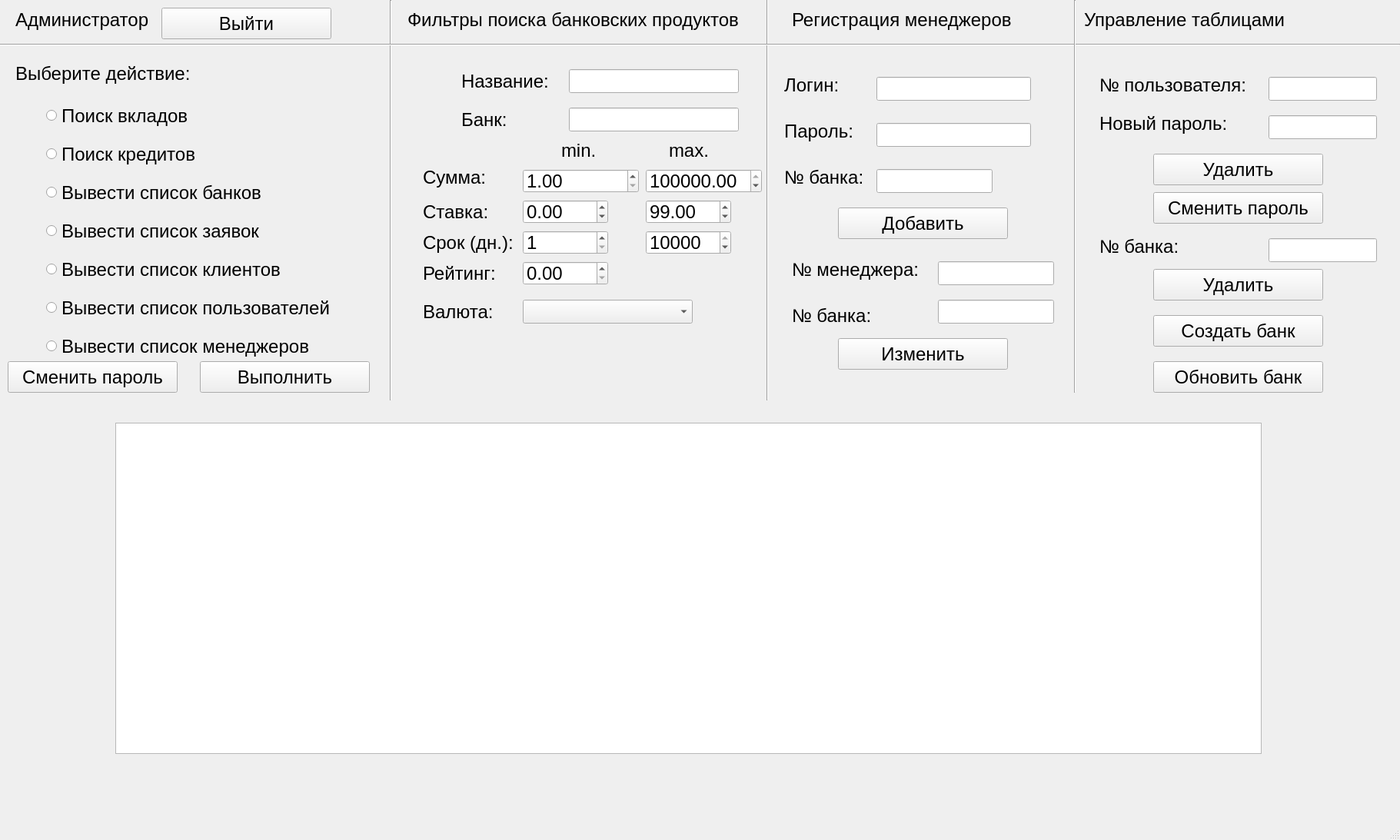
<?xml version="1.0" encoding="UTF-8"?>
<ui version="4.0">
 <class>AdminWindow</class>
 <widget class="QMainWindow" name="AdminWindow">
  <property name="geometry">
   <rect>
    <x>0</x>
    <y>0</y>
    <width>1821</width>
    <height>1093</height>
   </rect>
  </property>
  <property name="font">
   <font>
    <pointsize>18</pointsize>
   </font>
  </property>
  <property name="windowTitle">
   <string>BankProducts Application</string>
  </property>
  <widget class="QWidget" name="centralwidget">
   <widget class="QRadioButton" name="r1">
    <property name="geometry">
     <rect>
      <x>60</x>
      <y>130</y>
      <width>281</width>
      <height>41</height>
     </rect>
    </property>
    <property name="font">
     <font>
      <pointsize>18</pointsize>
     </font>
    </property>
    <property name="text">
     <string>Поиск вкладов</string>
    </property>
   </widget>
   <widget class="QRadioButton" name="r3">
    <property name="geometry">
     <rect>
      <x>60</x>
      <y>230</y>
      <width>431</width>
      <height>41</height>
     </rect>
    </property>
    <property name="font">
     <font>
      <pointsize>18</pointsize>
     </font>
    </property>
    <property name="text">
     <string>Вывести список банков</string>
    </property>
   </widget>
   <widget class="QLabel" name="label_2">
    <property name="geometry">
     <rect>
      <x>20</x>
      <y>80</y>
      <width>251</width>
      <height>31</height>
     </rect>
    </property>
    <property name="font">
     <font>
      <pointsize>18</pointsize>
     </font>
    </property>
    <property name="text">
     <string>Выберите действие:</string>
    </property>
   </widget>
   <widget class="QPushButton" name="search">
    <property name="geometry">
     <rect>
      <x>260</x>
      <y>470</y>
      <width>221</width>
      <height>41</height>
     </rect>
    </property>
    <property name="font">
     <font>
      <pointsize>18</pointsize>
     </font>
    </property>
    <property name="text">
     <string>Выполнить</string>
    </property>
   </widget>
   <widget class="QLabel" name="label">
    <property name="geometry">
     <rect>
      <x>20</x>
      <y>0</y>
      <width>181</width>
      <height>51</height>
     </rect>
    </property>
    <property name="font">
     <font>
      <pointsize>18</pointsize>
     </font>
    </property>
    <property name="text">
     <string>Администратор</string>
    </property>
   </widget>
   <widget class="QRadioButton" name="r2">
    <property name="geometry">
     <rect>
      <x>60</x>
      <y>180</y>
      <width>351</width>
      <height>41</height>
     </rect>
    </property>
    <property name="font">
     <font>
      <pointsize>18</pointsize>
     </font>
    </property>
    <property name="text">
     <string>Поиск кредитов</string>
    </property>
   </widget>
   <widget class="Line" name="line">
    <property name="geometry">
     <rect>
      <x>500</x>
      <y>0</y>
      <width>16</width>
      <height>521</height>
     </rect>
    </property>
    <property name="font">
     <font>
      <pointsize>18</pointsize>
     </font>
    </property>
    <property name="orientation">
     <enum>Qt::Vertical</enum>
    </property>
   </widget>
   <widget class="QTableWidget" name="tableWidget">
    <property name="geometry">
     <rect>
      <x>150</x>
      <y>550</y>
      <width>1491</width>
      <height>431</height>
     </rect>
    </property>
    <property name="font">
     <font>
      <pointsize>18</pointsize>
     </font>
    </property>
   </widget>
   <widget class="QLabel" name="label_10">
    <property name="geometry">
     <rect>
      <x>1030</x>
      <y>10</y>
      <width>361</width>
      <height>31</height>
     </rect>
    </property>
    <property name="font">
     <font>
      <pointsize>18</pointsize>
     </font>
    </property>
    <property name="text">
     <string>Регистрация менеджеров</string>
    </property>
   </widget>
   <widget class="QLabel" name="label_3">
    <property name="geometry">
     <rect>
      <x>530</x>
      <y>-10</y>
      <width>451</width>
      <height>71</height>
     </rect>
    </property>
    <property name="font">
     <font>
      <pointsize>18</pointsize>
     </font>
    </property>
    <property name="text">
     <string>Фильтры поиска банковских продуктов</string>
    </property>
   </widget>
   <widget class="Line" name="line_3">
    <property name="geometry">
     <rect>
      <x>990</x>
      <y>-10</y>
      <width>16</width>
      <height>531</height>
     </rect>
    </property>
    <property name="font">
     <font>
      <pointsize>18</pointsize>
     </font>
    </property>
    <property name="orientation">
     <enum>Qt::Vertical</enum>
    </property>
   </widget>
   <widget class="Line" name="line_2">
    <property name="geometry">
     <rect>
      <x>0</x>
      <y>50</y>
      <width>1821</width>
      <height>16</height>
     </rect>
    </property>
    <property name="font">
     <font>
      <pointsize>18</pointsize>
     </font>
    </property>
    <property name="orientation">
     <enum>Qt::Horizontal</enum>
    </property>
   </widget>
   <widget class="QPushButton" name="exit">
    <property name="geometry">
     <rect>
      <x>210</x>
      <y>10</y>
      <width>221</width>
      <height>41</height>
     </rect>
    </property>
    <property name="font">
     <font>
      <pointsize>18</pointsize>
     </font>
    </property>
    <property name="text">
     <string>Выйти</string>
    </property>
   </widget>
   <widget class="QLineEdit" name="nameEdit">
    <property name="geometry">
     <rect>
      <x>740</x>
      <y>90</y>
      <width>221</width>
      <height>31</height>
     </rect>
    </property>
   </widget>
   <widget class="QLineEdit" name="bankEdit">
    <property name="geometry">
     <rect>
      <x>740</x>
      <y>140</y>
      <width>221</width>
      <height>31</height>
     </rect>
    </property>
   </widget>
   <widget class="QLabel" name="label_4">
    <property name="geometry">
     <rect>
      <x>730</x>
      <y>170</y>
      <width>61</width>
      <height>51</height>
     </rect>
    </property>
    <property name="font">
     <font>
      <pointsize>18</pointsize>
     </font>
    </property>
    <property name="text">
     <string>min.</string>
    </property>
   </widget>
   <widget class="QLabel" name="label_5">
    <property name="geometry">
     <rect>
      <x>870</x>
      <y>170</y>
      <width>61</width>
      <height>51</height>
     </rect>
    </property>
    <property name="font">
     <font>
      <pointsize>18</pointsize>
     </font>
    </property>
    <property name="text">
     <string>max.</string>
    </property>
   </widget>
   <widget class="QLabel" name="label_6">
    <property name="geometry">
     <rect>
      <x>550</x>
      <y>210</y>
      <width>101</width>
      <height>41</height>
     </rect>
    </property>
    <property name="font">
     <font>
      <pointsize>18</pointsize>
     </font>
    </property>
    <property name="text">
     <string>Сумма:</string>
    </property>
   </widget>
   <widget class="QLabel" name="label_7">
    <property name="geometry">
     <rect>
      <x>550</x>
      <y>260</y>
      <width>101</width>
      <height>31</height>
     </rect>
    </property>
    <property name="font">
     <font>
      <pointsize>18</pointsize>
     </font>
    </property>
    <property name="text">
     <string>Ставка:</string>
    </property>
   </widget>
   <widget class="QLabel" name="label_8">
    <property name="geometry">
     <rect>
      <x>550</x>
      <y>300</y>
      <width>121</width>
      <height>31</height>
     </rect>
    </property>
    <property name="font">
     <font>
      <pointsize>18</pointsize>
     </font>
    </property>
    <property name="text">
     <string>Срок (дн.):</string>
    </property>
   </widget>
   <widget class="QLabel" name="label_9">
    <property name="geometry">
     <rect>
      <x>550</x>
      <y>340</y>
      <width>101</width>
      <height>31</height>
     </rect>
    </property>
    <property name="font">
     <font>
      <pointsize>18</pointsize>
     </font>
    </property>
    <property name="text">
     <string>Рейтинг:</string>
    </property>
   </widget>
   <widget class="QLabel" name="label_11">
    <property name="geometry">
     <rect>
      <x>600</x>
      <y>90</y>
      <width>131</width>
      <height>31</height>
     </rect>
    </property>
    <property name="font">
     <font>
      <pointsize>18</pointsize>
     </font>
    </property>
    <property name="text">
     <string>Название:</string>
    </property>
   </widget>
   <widget class="QLabel" name="label_12">
    <property name="geometry">
     <rect>
      <x>600</x>
      <y>140</y>
      <width>101</width>
      <height>31</height>
     </rect>
    </property>
    <property name="font">
     <font>
      <pointsize>18</pointsize>
     </font>
    </property>
    <property name="text">
     <string>Банк:</string>
    </property>
   </widget>
   <widget class="QDoubleSpinBox" name="min_sum">
    <property name="geometry">
     <rect>
      <x>680</x>
      <y>220</y>
      <width>151</width>
      <height>31</height>
     </rect>
    </property>
    <property name="minimum">
     <double>1.000000000000000</double>
    </property>
    <property name="maximum">
     <double>100000000.000000000000000</double>
    </property>
    <property name="singleStep">
     <double>10000.000000000000000</double>
    </property>
    <property name="value">
     <double>1.000000000000000</double>
    </property>
   </widget>
   <widget class="QDoubleSpinBox" name="max_sum">
    <property name="geometry">
     <rect>
      <x>840</x>
      <y>220</y>
      <width>151</width>
      <height>31</height>
     </rect>
    </property>
    <property name="minimum">
     <double>1.000000000000000</double>
    </property>
    <property name="maximum">
     <double>100000000.000000000000000</double>
    </property>
    <property name="singleStep">
     <double>10000.000000000000000</double>
    </property>
    <property name="value">
     <double>100000000.000000000000000</double>
    </property>
   </widget>
   <widget class="QDoubleSpinBox" name="min_rate">
    <property name="geometry">
     <rect>
      <x>680</x>
      <y>260</y>
      <width>111</width>
      <height>31</height>
     </rect>
    </property>
    <property name="minimum">
     <double>-99.989999999999995</double>
    </property>
   </widget>
   <widget class="QDoubleSpinBox" name="max_rate">
    <property name="geometry">
     <rect>
      <x>840</x>
      <y>260</y>
      <width>111</width>
      <height>31</height>
     </rect>
    </property>
    <property name="minimum">
     <double>-99.989999999999995</double>
    </property>
    <property name="value">
     <double>99.000000000000000</double>
    </property>
   </widget>
   <widget class="QSpinBox" name="min_time">
    <property name="geometry">
     <rect>
      <x>680</x>
      <y>300</y>
      <width>111</width>
      <height>31</height>
     </rect>
    </property>
    <property name="minimum">
     <number>1</number>
    </property>
    <property name="maximum">
     <number>10000</number>
    </property>
    <property name="singleStep">
     <number>10</number>
    </property>
   </widget>
   <widget class="QSpinBox" name="max_time">
    <property name="geometry">
     <rect>
      <x>840</x>
      <y>300</y>
      <width>111</width>
      <height>31</height>
     </rect>
    </property>
    <property name="minimum">
     <number>1</number>
    </property>
    <property name="maximum">
     <number>10000</number>
    </property>
    <property name="singleStep">
     <number>10</number>
    </property>
    <property name="value">
     <number>10000</number>
    </property>
   </widget>
   <widget class="QDoubleSpinBox" name="min_rating">
    <property name="geometry">
     <rect>
      <x>680</x>
      <y>340</y>
      <width>111</width>
      <height>31</height>
     </rect>
    </property>
    <property name="maximum">
     <double>5.000000000000000</double>
    </property>
    <property name="singleStep">
     <double>1.000000000000000</double>
    </property>
   </widget>
   <widget class="Line" name="line_4">
    <property name="geometry">
     <rect>
      <x>1390</x>
      <y>0</y>
      <width>16</width>
      <height>511</height>
     </rect>
    </property>
    <property name="font">
     <font>
      <pointsize>18</pointsize>
     </font>
    </property>
    <property name="orientation">
     <enum>Qt::Vertical</enum>
    </property>
   </widget>
   <widget class="QLabel" name="label_13">
    <property name="geometry">
     <rect>
      <x>1410</x>
      <y>10</y>
      <width>421</width>
      <height>31</height>
     </rect>
    </property>
    <property name="font">
     <font>
      <pointsize>18</pointsize>
     </font>
    </property>
    <property name="text">
     <string>Управление таблицами</string>
    </property>
   </widget>
   <widget class="QRadioButton" name="r4">
    <property name="geometry">
     <rect>
      <x>60</x>
      <y>280</y>
      <width>431</width>
      <height>41</height>
     </rect>
    </property>
    <property name="font">
     <font>
      <pointsize>18</pointsize>
     </font>
    </property>
    <property name="text">
     <string>Вывести список заявок</string>
    </property>
   </widget>
   <widget class="QLabel" name="label_14">
    <property name="geometry">
     <rect>
      <x>1020</x>
      <y>90</y>
      <width>151</width>
      <height>41</height>
     </rect>
    </property>
    <property name="font">
     <font>
      <pointsize>18</pointsize>
     </font>
    </property>
    <property name="text">
     <string>Логин:</string>
    </property>
   </widget>
   <widget class="QLineEdit" name="login">
    <property name="geometry">
     <rect>
      <x>1140</x>
      <y>100</y>
      <width>201</width>
      <height>31</height>
     </rect>
    </property>
    <property name="inputMask">
     <string/>
    </property>
   </widget>
   <widget class="QLabel" name="label_17">
    <property name="geometry">
     <rect>
      <x>1430</x>
      <y>90</y>
      <width>211</width>
      <height>41</height>
     </rect>
    </property>
    <property name="font">
     <font>
      <pointsize>18</pointsize>
     </font>
    </property>
    <property name="text">
     <string>№ пользователя:</string>
    </property>
   </widget>
   <widget class="QLineEdit" name="user_num">
    <property name="geometry">
     <rect>
      <x>1650</x>
      <y>100</y>
      <width>141</width>
      <height>31</height>
     </rect>
    </property>
    <property name="inputMask">
     <string>0000000</string>
    </property>
   </widget>
   <widget class="QPushButton" name="delete_user">
    <property name="geometry">
     <rect>
      <x>1500</x>
      <y>200</y>
      <width>221</width>
      <height>41</height>
     </rect>
    </property>
    <property name="font">
     <font>
      <pointsize>18</pointsize>
     </font>
    </property>
    <property name="text">
     <string>Удалить</string>
    </property>
   </widget>
   <widget class="QPushButton" name="update_password">
    <property name="geometry">
     <rect>
      <x>10</x>
      <y>470</y>
      <width>221</width>
      <height>41</height>
     </rect>
    </property>
    <property name="font">
     <font>
      <pointsize>18</pointsize>
     </font>
    </property>
    <property name="text">
     <string>Сменить пароль</string>
    </property>
   </widget>
   <widget class="QRadioButton" name="r5">
    <property name="geometry">
     <rect>
      <x>60</x>
      <y>330</y>
      <width>431</width>
      <height>41</height>
     </rect>
    </property>
    <property name="font">
     <font>
      <pointsize>18</pointsize>
     </font>
    </property>
    <property name="text">
     <string>Вывести список клиентов</string>
    </property>
   </widget>
   <widget class="QLineEdit" name="bank_num">
    <property name="geometry">
     <rect>
      <x>1140</x>
      <y>220</y>
      <width>151</width>
      <height>31</height>
     </rect>
    </property>
    <property name="inputMask">
     <string>0000000</string>
    </property>
    <property name="text">
     <string/>
    </property>
   </widget>
   <widget class="QLabel" name="label_15">
    <property name="geometry">
     <rect>
      <x>1020</x>
      <y>210</y>
      <width>111</width>
      <height>41</height>
     </rect>
    </property>
    <property name="font">
     <font>
      <pointsize>18</pointsize>
     </font>
    </property>
    <property name="text">
     <string>№ банка:</string>
    </property>
   </widget>
   <widget class="QPushButton" name="add_manager">
    <property name="geometry">
     <rect>
      <x>1090</x>
      <y>270</y>
      <width>221</width>
      <height>41</height>
     </rect>
    </property>
    <property name="font">
     <font>
      <pointsize>18</pointsize>
     </font>
    </property>
    <property name="text">
     <string>Добавить</string>
    </property>
   </widget>
   <widget class="QRadioButton" name="r6">
    <property name="geometry">
     <rect>
      <x>60</x>
      <y>380</y>
      <width>431</width>
      <height>41</height>
     </rect>
    </property>
    <property name="font">
     <font>
      <pointsize>18</pointsize>
     </font>
    </property>
    <property name="text">
     <string>Вывести список пользователей</string>
    </property>
   </widget>
   <widget class="QLineEdit" name="password">
    <property name="geometry">
     <rect>
      <x>1140</x>
      <y>160</y>
      <width>201</width>
      <height>31</height>
     </rect>
    </property>
    <property name="inputMask">
     <string/>
    </property>
    <property name="text">
     <string/>
    </property>
   </widget>
   <widget class="QLabel" name="label_33">
    <property name="geometry">
     <rect>
      <x>1020</x>
      <y>150</y>
      <width>151</width>
      <height>41</height>
     </rect>
    </property>
    <property name="font">
     <font>
      <pointsize>18</pointsize>
     </font>
    </property>
    <property name="text">
     <string>Пароль:</string>
    </property>
   </widget>
   <widget class="QLineEdit" name="manager_num">
    <property name="geometry">
     <rect>
      <x>1220</x>
      <y>340</y>
      <width>151</width>
      <height>31</height>
     </rect>
    </property>
    <property name="inputMask">
     <string>0000000</string>
    </property>
    <property name="text">
     <string/>
    </property>
   </widget>
   <widget class="QLabel" name="label_34">
    <property name="geometry">
     <rect>
      <x>1030</x>
      <y>330</y>
      <width>171</width>
      <height>41</height>
     </rect>
    </property>
    <property name="font">
     <font>
      <pointsize>18</pointsize>
     </font>
    </property>
    <property name="text">
     <string>№ менеджера:</string>
    </property>
   </widget>
   <widget class="QLineEdit" name="bank_num2">
    <property name="geometry">
     <rect>
      <x>1220</x>
      <y>390</y>
      <width>151</width>
      <height>31</height>
     </rect>
    </property>
    <property name="inputMask">
     <string>0000000</string>
    </property>
    <property name="text">
     <string/>
    </property>
   </widget>
   <widget class="QLabel" name="label_35">
    <property name="geometry">
     <rect>
      <x>1030</x>
      <y>390</y>
      <width>111</width>
      <height>41</height>
     </rect>
    </property>
    <property name="font">
     <font>
      <pointsize>18</pointsize>
     </font>
    </property>
    <property name="text">
     <string>№ банка:</string>
    </property>
   </widget>
   <widget class="QPushButton" name="update_manager">
    <property name="geometry">
     <rect>
      <x>1090</x>
      <y>440</y>
      <width>221</width>
      <height>41</height>
     </rect>
    </property>
    <property name="font">
     <font>
      <pointsize>18</pointsize>
     </font>
    </property>
    <property name="text">
     <string>Изменить</string>
    </property>
   </widget>
   <widget class="QPushButton" name="delete_bank">
    <property name="geometry">
     <rect>
      <x>1500</x>
      <y>350</y>
      <width>221</width>
      <height>41</height>
     </rect>
    </property>
    <property name="font">
     <font>
      <pointsize>18</pointsize>
     </font>
    </property>
    <property name="text">
     <string>Удалить</string>
    </property>
   </widget>
   <widget class="QLabel" name="label_36">
    <property name="geometry">
     <rect>
      <x>1430</x>
      <y>300</y>
      <width>211</width>
      <height>41</height>
     </rect>
    </property>
    <property name="font">
     <font>
      <pointsize>18</pointsize>
     </font>
    </property>
    <property name="text">
     <string>№ банка:</string>
    </property>
   </widget>
   <widget class="QLineEdit" name="bank_num3">
    <property name="geometry">
     <rect>
      <x>1650</x>
      <y>310</y>
      <width>141</width>
      <height>31</height>
     </rect>
    </property>
    <property name="inputMask">
     <string>0000000</string>
    </property>
   </widget>
   <widget class="QRadioButton" name="r7">
    <property name="geometry">
     <rect>
      <x>60</x>
      <y>430</y>
      <width>431</width>
      <height>41</height>
     </rect>
    </property>
    <property name="font">
     <font>
      <pointsize>18</pointsize>
     </font>
    </property>
    <property name="text">
     <string>Вывести список менеджеров</string>
    </property>
   </widget>
   <widget class="QPushButton" name="add_bank">
    <property name="geometry">
     <rect>
      <x>1500</x>
      <y>410</y>
      <width>221</width>
      <height>41</height>
     </rect>
    </property>
    <property name="font">
     <font>
      <pointsize>18</pointsize>
     </font>
    </property>
    <property name="text">
     <string>Создать банк</string>
    </property>
   </widget>
   <widget class="QPushButton" name="update_bank">
    <property name="geometry">
     <rect>
      <x>1500</x>
      <y>470</y>
      <width>221</width>
      <height>41</height>
     </rect>
    </property>
    <property name="font">
     <font>
      <pointsize>18</pointsize>
     </font>
    </property>
    <property name="text">
     <string>Обновить банк</string>
    </property>
   </widget>
   <widget class="QPushButton" name="update_user">
    <property name="geometry">
     <rect>
      <x>1500</x>
      <y>250</y>
      <width>221</width>
      <height>41</height>
     </rect>
    </property>
    <property name="font">
     <font>
      <pointsize>18</pointsize>
     </font>
    </property>
    <property name="text">
     <string>Сменить пароль</string>
    </property>
   </widget>
   <widget class="QLabel" name="label_18">
    <property name="geometry">
     <rect>
      <x>1430</x>
      <y>140</y>
      <width>211</width>
      <height>41</height>
     </rect>
    </property>
    <property name="font">
     <font>
      <pointsize>18</pointsize>
     </font>
    </property>
    <property name="text">
     <string>Новый пароль:</string>
    </property>
   </widget>
   <widget class="QLineEdit" name="new_password">
    <property name="geometry">
     <rect>
      <x>1650</x>
      <y>150</y>
      <width>141</width>
      <height>31</height>
     </rect>
    </property>
    <property name="inputMask">
     <string/>
    </property>
    <property name="maxLength">
     <number>20</number>
    </property>
   </widget>
   <widget class="QLabel" name="label_19">
    <property name="geometry">
     <rect>
      <x>550</x>
      <y>390</y>
      <width>101</width>
      <height>31</height>
     </rect>
    </property>
    <property name="font">
     <font>
      <pointsize>18</pointsize>
     </font>
    </property>
    <property name="text">
     <string>Валюта:</string>
    </property>
   </widget>
   <widget class="QComboBox" name="cur_type">
    <property name="geometry">
     <rect>
      <x>680</x>
      <y>390</y>
      <width>221</width>
      <height>31</height>
     </rect>
    </property>
   </widget>
  </widget>
  <widget class="QMenuBar" name="menubar">
   <property name="geometry">
    <rect>
     <x>0</x>
     <y>0</y>
     <width>1821</width>
     <height>33</height>
    </rect>
   </property>
  </widget>
  <widget class="QStatusBar" name="statusbar"/>
 </widget>
 <resources/>
 <connections/>
</ui>
